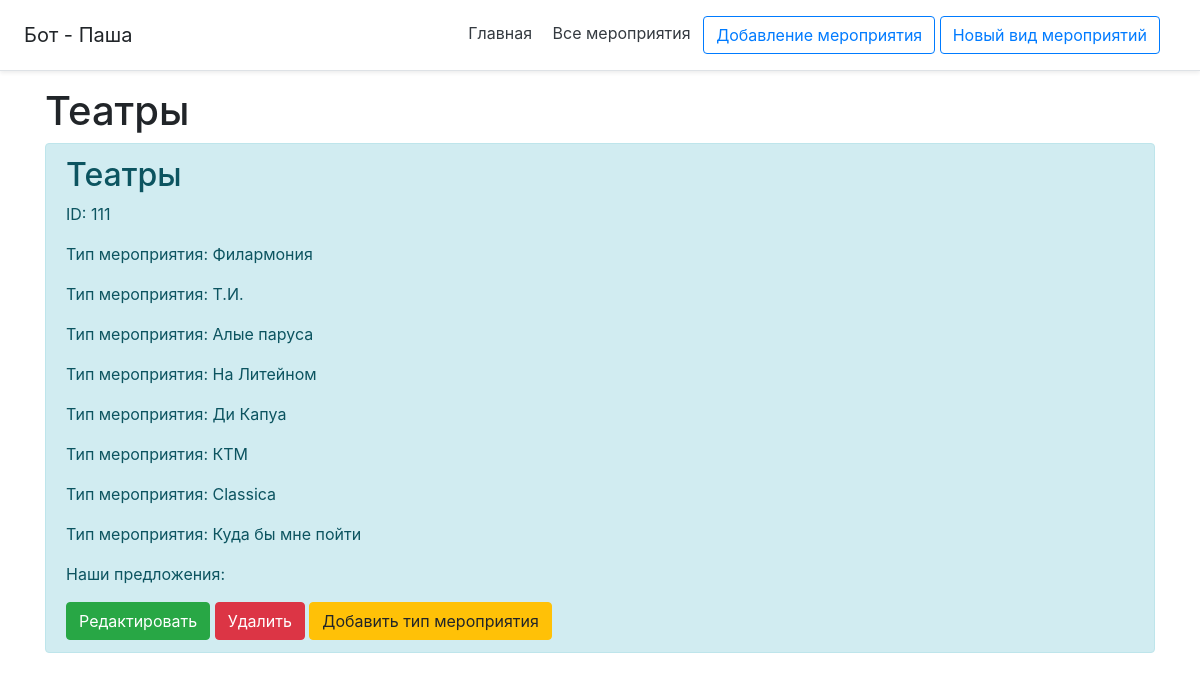
Page /event/111 on the committed database.
### db_utils/database.py (models this page shows, shortened)
class Menu(db.Model):
    __tablename__ = "menu"
    id = db.Column(db.Integer, primary_key=True)
    name = db.Column(db.String(120), default='default_name')
    text = db.Column(db.String(10000), default='default_text')
    added = db.Column(db.DateTime, default=datetime.datetime.utcnow())
    active = db.Column(db.Boolean, nullable=False, default=True)
    author_id = db.Column(db.Integer, nullable=False, default=0)
    tags = db.Column(db.String(5000), default='нет тегов')
    inheritances = db.relationship('Inheritances',
                                   primaryjoin="or_(Menu.id==Inheritances.menu_id_descendant, Menu.id==Inheritances.menu_id_ancestor)",
                                   lazy='dynamic')
    attachment = db.relationship('Attachment',
                                 primaryjoin="Menu.id==Attachment.menu_id",
                                 lazy='dynamic')

### flask_app.py (the view)
@app.route('/event/<int:id>')
def event(id):
    event = Menu.query.get(id)
    inher_event = menus(select_inheritances({'menu_id': event.id}), response=[event])
    return render_template('event_details.html', event=event, inher_event=inher_event)

### bot_api/vk_bot_response.py (called while the page is built)
def menus(inher, response=None):
    menu_id_ancestor = inher
    menu_ids_descendant = [inheritances.menu_id_descendant for inheritances in menu_id_ancestor]
    menu_ids_descendant.extend([inheritances.menu_id_ancestor for inheritances in menu_id_ancestor])
    menu_ids = [el for el, _ in groupby(menu_ids_descendant)]
    if response:
        while response[0].id in menu_ids:
            menu_ids.remove(response[0].id)
    return select_menu({'menu_ids': list(menu_ids)})

### db_utils/select_db.py (called while the page is built)
def select_inheritances(args):
    inhers = Inheritances.query
    if 'menu_id' in args:
        inhers = Inheritances.query.filter(
            or_(
                Inheritances.menu_id_ancestor == args['menu_id'],
                and_(
                    Inheritances.menu_id_descendant == args['menu_id'],
                    Inheritances.reversible == 1
                )
            )
        )
    inhers = inhers.filter_by(active=True).all()
    if not inhers:
        return {}
    return inhers

def select_menu(args):
    menu = Menu.query.all()
    try:
        if 'menu_names' in args:
            menu = Menu.query.filter(Menu.name == args['menu_names']).all()
        if 'menu_ids' in args:
            menu = []
            for i in args['menu_ids']:
                menu.extend(Menu.query.filter(Menu.id == i).all())
    except Exception as e:
        print('Something WRONG - {}'.format(e))
    if 'filled_text' in args:
        if args['filled_text'] == 'true':
            text_replace(menu)
    return menu

### main/templates/event_details.html (shortened to what this page needs)
{% extends 'base.html' %}
{% block body %}
    <div class="container -mt-5">
        <h1>{{ event.name }}</h1>
        <div class="alert alert-info">
            <h2>{{ event.name }}</h2>
            <p>ID: {{ event.id }}</p>
            {% for el in inher_event %}
                <p>Тип мероприятия: {{ el.name }}</p>
            {% endfor %}
            <p>{{ event.text }}</p>
            <a href="/event/{{ event.id }}/update" class="btn btn-success">Редактировать</a>
            <a href="/event/{{ event.id }}/del" class="btn btn-danger">Удалить</a>
            <a href="/event/{{ event.id }}/inher" class="btn btn-warning">Добавить тип мероприятия</a>
        </div>
    </div>
{% endblock %}

### rows in the picture
Menu: name "Театры", id "111", text "Наши предложения:"
Menu: name "Филармония"
Menu: name "Т.И."
Menu: name "Алые паруса"
Menu: name "На Литейном"
Menu: name "Ди Капуа"
Menu: name "КТМ"
Menu: name "Classica"
Menu: name "Куда бы мне пойти"
